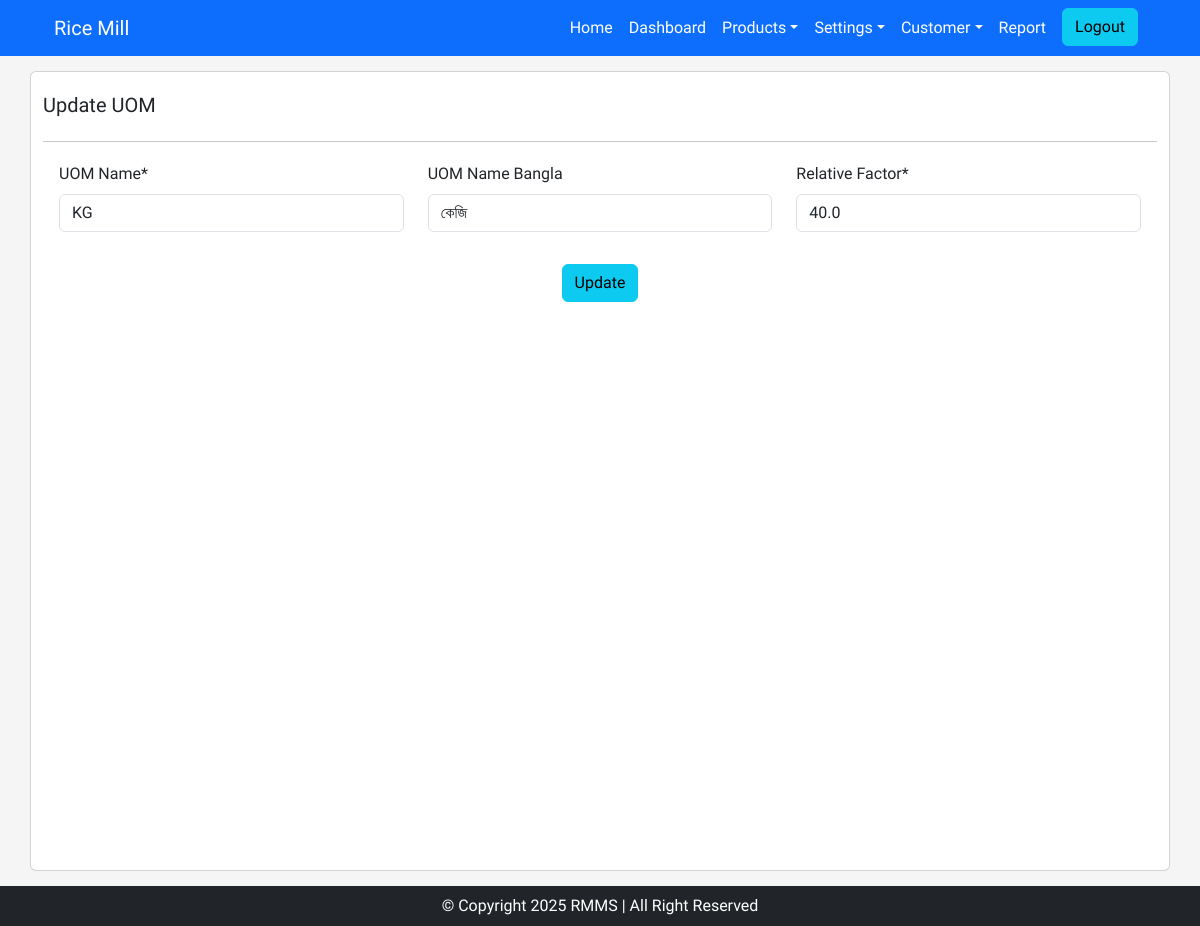
Page /uom/update/1 (signed in) on the committed database.
### rice_mill/models.py (models this page shows, shortened)
class Uom(models.Model):
    uom_name = models.CharField(max_length=250)
    uom_name_bn = models.CharField(max_length=250, blank=True, null=True)
    relative_factor = models.FloatField()

### rice_mill/views.py (the view, shortened to what this page needs)
# urls.py: path('uom/update/<int:pk>', uom_update_view, name='uom_update'),
@login_required(login_url='login')
def uom_update_view(request, pk):
    uom_obj = Uom.objects.get(id=pk)
    form = UomForm(instance = uom_obj)
    context = {
        'form': form
    }
    return render(request, 'pages/uom/update.html', context)

### rice_mill/forms.py
class UomForm(forms.ModelForm):
    class Meta:
        model = Uom
        fields = '__all__'
        labels = {
            'uom_name': "UOM Name",
            'uom_name_bn': "UOM Name Bangla",
            'relative_factor': "Relative Factor"
        }

### rice_mill/templates/pages/uom/update.html (shortened to what this page needs)
{% extends "base.html" %}
{% load crispy_forms_tags %}
{% block content %}
<div class="container base-container card" style="background-color: white;">
    <div class="row mt-3">
        <div class="col-md-6">
            <div class="title-text">
                <h5>Update UOM</h5>
            </div>
        </div>
    </div>
    <hr>
    <div class="row">
        <form action="" method="POST">
            <div class="row m-1">
                <div class="col-md-4">
                    {{form.uom_name|as_crispy_field}}
                </div>
                <div class="col-md-4">
                    {{form.uom_name_bn|as_crispy_field}}
                </div>
                <div class="col-md-4">
                    {{form.relative_factor|as_crispy_field}}
                </div>
            </div>
            <div class='text-center m-3'>
                <button type="submit" class="btn btn-info">Update</button>
            </div>
        </form>
    </div>
</div>
{% endblock  %}

### rice_mill/static/css/styles.css (style rules this page uses)
* { font-family: "News Cycle", sans-serif; margin: 0; padding: 0; }
.base-container { padding: 5px 20px; margin-top: 15px; margin-bottom: 15px; border-radius: 5px; }
.container.base-container.card { min-height: 100vh; }

### rows in the picture
Uom: uom_name "KG", uom_name_bn "কেজি", relative_factor "40.0"
